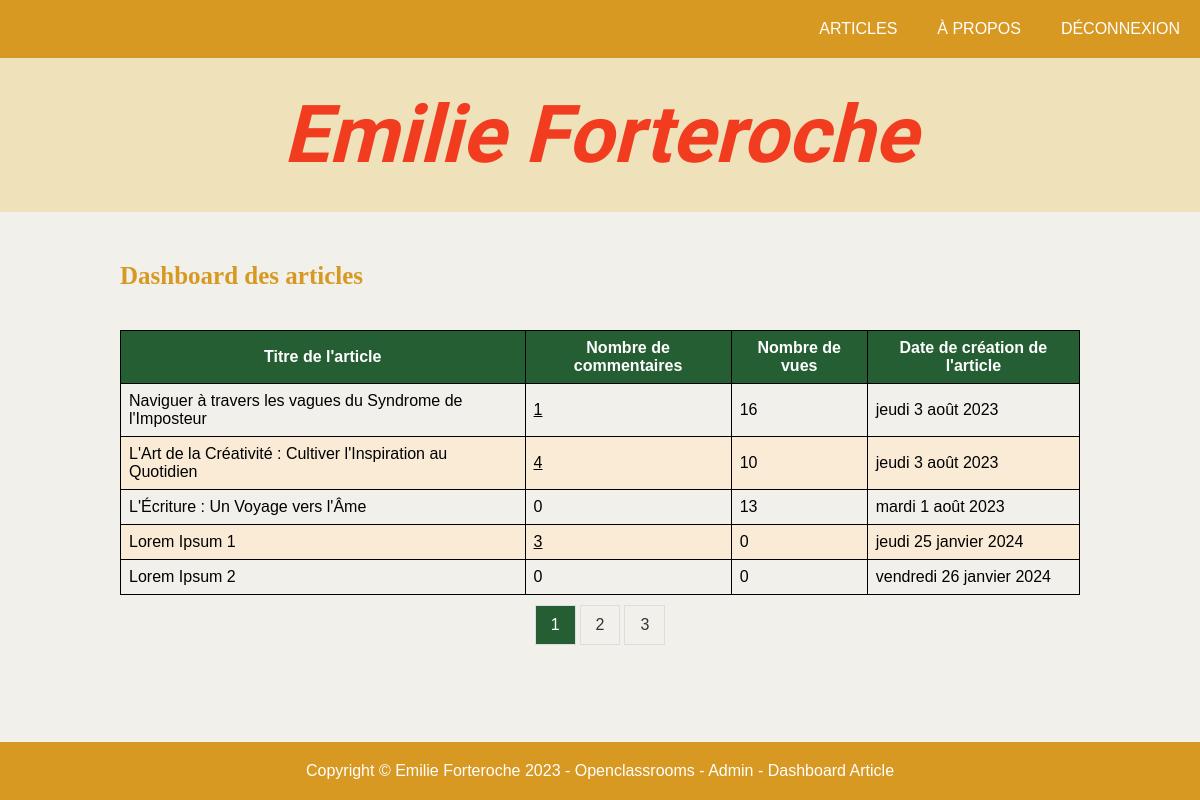
Screenshot of /index.php?action=dashboardArticle&page=1 (signed in) with the database file from the repository.
### tables this page shows
CREATE TABLE IF NOT EXISTS `article` (
  `id` int NOT NULL AUTO_INCREMENT,
  `id_user` int NOT NULL,
  `title` varchar(255) NOT NULL,
  `content` text NOT NULL,
  `date_creation` datetime NOT NULL,
  `date_update` datetime DEFAULT NULL,
  `nb_views` int DEFAULT '0',
  PRIMARY KEY (`id`),
  KEY `link_article_user` (`id_user`),
  CONSTRAINT `link_article_user` FOREIGN KEY (`id_user`) REFERENCES `user` (`id`) ON DELETE CASCADE ON UPDATE CASCADE
);

### views/View.php (called while the page is built, shortened)
<?php
class View
{
    public function render(string $viewName, array $params = []): void
    {
        $viewPath = $this->buildViewPath($viewName);
        $content = $this->_renderViewFromTemplate($viewPath, $params);
    }
    private function _renderViewFromTemplate(string $viewPath, array $params = []): string
    {
        if (file_exists($viewPath)) {
            extract($params);
            require($viewPath);
            return ob_get_clean();
        } else {
            throw new Exception("La vue '$viewPath' est introuvable.");
        }
    }
    private function buildViewPath(string $viewName): string
    {
        return TEMPLATE_VIEW_PATH . $viewName . '.php';
    }
}

### controllers/AdminController.php (called while the page is built, shortened)
<?php
class AdminController
{
    public function dashboardArticle(): void
    {
        $page = intval(Utils::request("page"));
        $column = Utils::request("column");
        $order = Utils::request("order");
        if(!isset($column) || $column == "" || !isset($order) || $order == "") {
            $column = null;
            $order = null;
        }
        $rows = [];
        $rows[0] = array( "column" => "title", "label" => "Titre de l'article");
        $rows[1] = array("column" => "nb_comments", "label" => "Nombre de commentaires");
        $rows[2] = array("column" => "nb_views", "label" => "Nombre de vues");
        $rows[3] = array("column" => "date_creation", "label" => "Date de création de l'article");
        $articleManager = new ArticleManager();
        $info = $articleManager->countTablePage($page);
        $info['column'] = $column;
        $info['order'] = $order;
        $info['action_block'] = "?action=dashboardArticle";
        $info['action_comment'] = "?action=dashboardComment&articleId=";
        $info['page_block'] = "&page=$page";
        $info['filter_block'] = $column !== null && $order !== null ? "&column=$column&order=$order" : " ";
        $articleList = $articleManager->getAllArticles($info);
        $commentManager = new CommentManager();
        $commentCountList = $commentManager->countComments();
        $i = 0;
        foreach($articleList as $article) {
            $articleId = $article->getId();
            $data[$i]['id'] = $articleId;
            $data[$i]['title'] = $article->getTitle();
            $data[$i]['date_add'] = $article->getDateCreation();
            $data[$i]['nbViews'] = $article->getNbViews();
            $data[$i]['nbComments'] = 0;
            foreach ($commentCountList as $commentRow) {
                if($commentRow['id_article'] == $articleId) {
                    $data[$i]['nbComments'] = $commentRow['nb_comments'];
                    break;
                }
            }
            $i++;
        }
        $view = new View("Dashboard des articles");
        $view->render("dashboardArticle", [
            'articles' => $data,
            'info' => $info,
            'rows' => $rows
        ]);
    }
}

### index.php (called while the page is built, shortened)
<?php
$action = Utils::request('action', 'home');
try {
    switch ($action) {
        case 'dashboardArticle':
            $adminController = new AdminController();
            $adminController->dashboardArticle();
            break;
    }
} catch (Exception $e) {
    $errorView = new View('Erreur');
    $errorView->render('errorPage', ['errorMessage' => $e->getMessage()]);
}

### models/ArticleManager.php (called while the page is built, shortened)
<?php
class ArticleManager extends AbstractEntityManager
{
    public function getAllArticles(array $info = []): array
    {
        $sql = "SELECT * FROM article";
        if(isset($info['actual_page']) && isset($info['limiter'])) {
            $actualPage = (int) $info['actual_page'];
            $limiter = (int) $info['limiter'];
            if ($actualPage == 1) {
                $firstArticle = 0;
            } else {
                $firstArticle = ($actualPage - 1) * $limiter;
            }
            if (isset($info['column']) && isset($info['order'])) {
                $column = $info['column'];
                $order = $info['order'];
                $filter = " ORDER BY $column $order ";
            } else {
                $filter = "";
            }
            if (isset($info['actual_page'])) {
                $page = " LIMIT $firstArticle, $limiter ";
            }
            $sql = "SELECT a.*, COALESCE(c.nb_comments, 0) AS nb_comments
                   FROM article a
                   LEFT JOIN (
                    SELECT id_article, COUNT(*) AS nb_comments
                    FROM comment
                    GROUP BY id_article
                    ) c ON a.id = c.id_article $filter $page";
        }
        $result = $this->db->query($sql);
        $articles = [];
        while ($article = $result->fetch()) {
            $articles[] = new Article($article);
        }
        return $articles;
    }
}

### models/AbstractEntityManager.php (called while the page is built, shortened)
<?php
abstract class AbstractEntityManager
{
    public function __construct()
    {
        $this->db = DBManager::getInstance();
    }
}

### models/DBManager.php (called while the page is built, shortened)
<?php
class DBManager
{
    private static $instance;
    private $db;
    private function __construct()
    {
        $this->db = new PDO('mysql:host=' . DB_HOST . ';dbname=' . DB_NAME . ';charset=utf8', DB_USER, DB_PASS);
        $this->db->setAttribute(PDO::ATTR_ERRMODE, PDO::ERRMODE_EXCEPTION);
        $this->db->setAttribute(PDO::ATTR_DEFAULT_FETCH_MODE, PDO::FETCH_ASSOC);
    }
    public static function getInstance(): DBManager
    {
        if (!self::$instance) {
            self::$instance = new DBManager();
        }
        return self::$instance;
    }
    public function query(string $sql, ?array $params = null): PDOStatement
    {
        if ($params == null) {
            $query = $this->db->query($sql);
        } else {
            $query = $this->db->prepare($sql);
            $query->execute($params);
        }
        return $query;
    }
}

### models/AbstractEntity.php (called while the page is built, shortened)
<?php
abstract class AbstractEntity
{
    protected function hydrate(array $data): void
    {
        foreach ($data as $key => $value) {
            $method = 'set' . str_replace('_', '', ucwords($key, '_'));
        }
    }
}

### models/Article.php (called while the page is built, shortened)
<?php
class Article extends AbstractEntity
{
    public function setDateCreation(string|DateTime $dateCreation, string $format = 'Y-m-d H:i:s'): void
    {
        if (is_string($dateCreation)) {
            $dateCreation = DateTime::createFromFormat($format, $dateCreation);
        }
    }
    public function setDateUpdate(string|DateTime|null $dateUpdate, string $format = 'Y-m-d H:i:s'): void
    {
        if (is_string($dateUpdate)) {
            $dateUpdate = DateTime::createFromFormat($format, $dateUpdate);
        }
    }
}

### services/Utils.php (called while the page is built, shortened)
<?php
class Utils
{
    public static function convertDateToFrenchFormat(DateTime $date): string
    {
        $dateFormatter = new IntlDateFormatter('fr_FR', IntlDateFormatter::FULL, IntlDateFormatter::FULL);
        $dateFormatter->setPattern('EEEE d MMMM Y');
        return $dateFormatter->format($date);
    }
}

### views/templates/dashboardArticle.php (the view, shortened to what this page needs)
<h2>Dashboard des articles</h2>
    <table class="dashboard">
        <thead>
        <tr>
            <?php
            foreach($rows as $i => $row) { ?>
                <?php if($row['column'] == $info['column'] && $info['order'] == 'ASC') {?>
                    <th>
                        <a href="<?=$info['action_block'].$info['page_block'].'&column='.$info['column']?>">
                            <?= $row['label']?>
                            <span class="arrow-down"></span>
                        </a>
                    </th>
                <?php } else { ?>
                    <th>
                        <a href="<?=$info['action_block'].$info['page_block'].'&column='.$row['column'].'&order=DESC'?>">
                            <?= $row['label']?>
                        </a>
                    </th>
                <?php }?>
            <?php }?>
        </tr>
        </thead>
        <tbody>
        <?php foreach ($articles as $i => $article) {?>
            <tr>
                <td> <?=$article['title']?></td>
                <?php if($article['nbComments'] == 0) {?>
                    <td><?=$article['nbComments']?></td>
                <?php } else {?>
                <td> <a href="<?=$info['action_comment'].$article['id'].$info['page_block']?>" class="comment-link"><?=$article['nbComments']?></a></td>
                <?php }?>
                <td><?=$article['nbViews'] ?></td>
                <td> <?=Utils::convertDateToFrenchFormat($article['date_add'])?></td>
            </tr>
        <?php }?>
        </tbody>
</table>
<div class="pagination">
    <?php for($page = 1; $page <= $info['nb_pages']; $page++): ?>
    <a href="<?= $info['action_block']."&page=$page".$info['filter_block']?>" class="<?=($page == $info['actual_page']) ? 'current-page' : ''?>">
        <?=$page?>
    </a>
    <?php endfor ?>
</div>

### css/style.css (style rules this page uses)
* { margin: 0; padding: 0; box-sizing: border-box; }
:root { --backgroundColor: #f1f0eb; --headerColor: #d79922; --headerPaleColor: #efe1ba; --titleColor: #f13c1f; --dateColor: #3f56a4; --quoteColor: #c5cbe4; --commentPaleColor: #99a140; --commentColor: #255E33; }
body { display: flex; flex-direction: column; align-items: center; font-family: 'arial', sans-serif; background-color: var(--backgroundColor); }
h2 { width: 100%; margin: 20px 0; font-size: 25px; font-family: 'Times New Roman', Times, serif; color: var(--headerColor); }
a { text-decoration: none; color: inherit; }
table { width: 100%; border-collapse: collapse; margin-top: 20px; }
th { background-color: var(--commentColor); color: white; text-align: center; }
th, td { border: 1px solid black; padding: 8px; }
.dashboard tr:nth-child(2n) { background-color: antiquewhite; }
.pagination { display: flex; list-style: none; padding-top: 10px; }
.pagination a { color: #333; text-decoration: none; padding: 10px 15px; border: 1px solid #ddd; margin: 0 2px; cursor: pointer; }
.current-page { background-color: var(--commentColor); color: white !important; }
.comment-link { text-decoration: underline; }

### rows the page displays
article: title "Naviguer à travers les vagues du Syndrome de l'Imposteur", nbComments "1", nb_views "16", date_add "jeudi 3 août 2023"
article: title "L'Art de la Créativité : Cultiver l'Inspiration au Quotidien", nbComments "4", nb_views "10", date_add "jeudi 3 août 2023"
article: title "L'Écriture : Un Voyage vers l'Âme", nbComments "0", nb_views "13", date_add "mardi 1 août 2023"
article: title "Lorem Ipsum 1", nbComments "3", nb_views "0", date_add "jeudi 25 janvier 2024"
article: title "Lorem Ipsum 2", nbComments "0", nb_views "0", date_add "vendredi 26 janvier 2024"

### other values shown
$row['label'] "Titre de l'article"
$row['label'] "Nombre de commentaires"
$row['label'] "Nombre de vues"
$row['label'] "Date de création de l'article"
